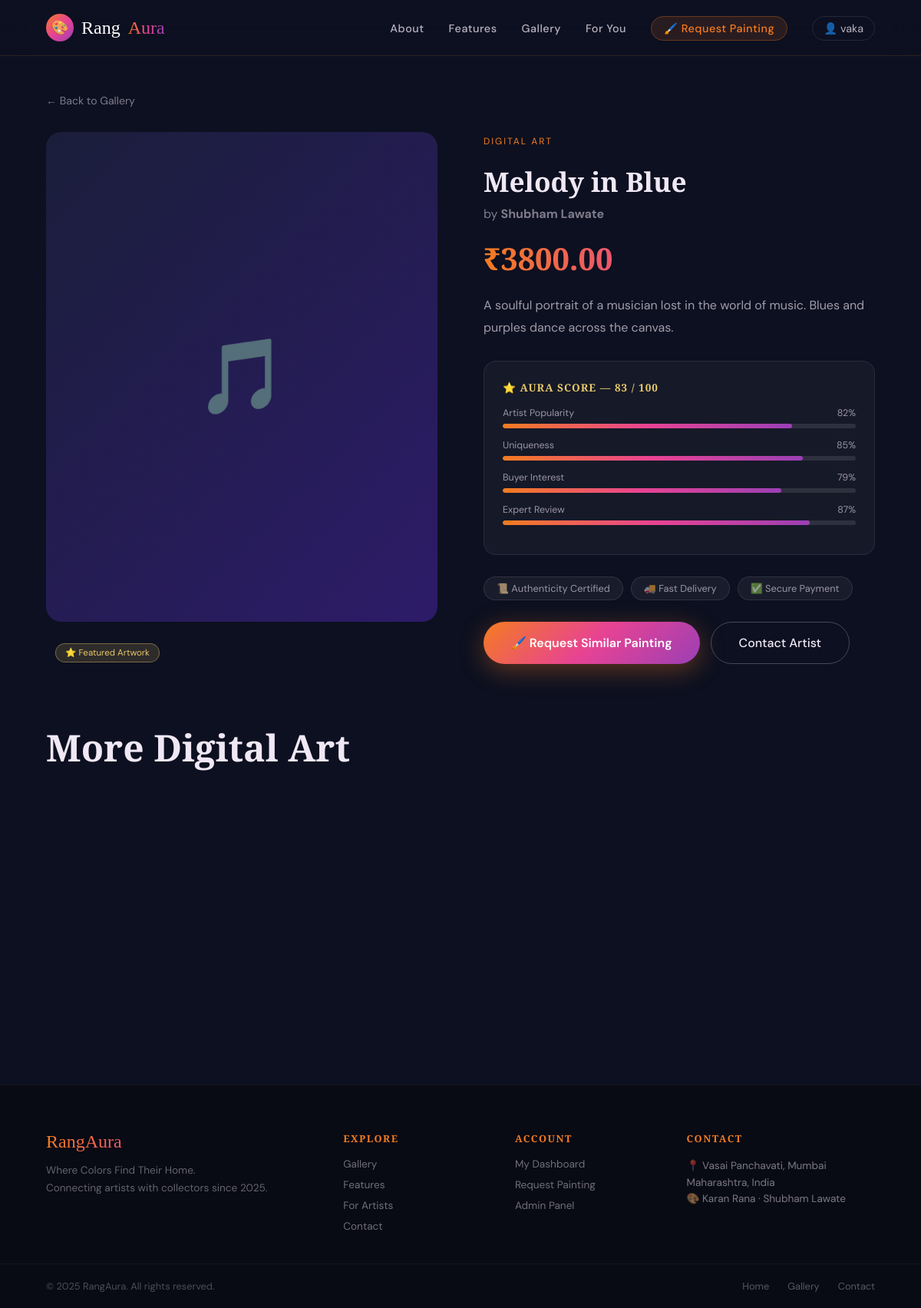
/gallery/2/ (signed in), run on the app's committed database.
### core/models.py (models this page shows, shortened)
class Painting(models.Model):
    STYLE_CHOICES = [
        ('fantasy', 'Fantasy Art'),
        ('digital', 'Digital Art'),
        ('modern', 'Modern Art'),
        ('abstract', 'Abstract'),
        ('portrait', 'Portrait'),
        ('landscape', 'Landscape'),
    ]
    title = models.CharField(max_length=150)
    artist_name = models.CharField(max_length=100)
    style = models.CharField(max_length=30, choices=STYLE_CHOICES, default='digital')
    description = models.TextField(blank=True)
    price = models.DecimalField(max_digits=10, decimal_places=2)
    image = models.ImageField(upload_to='paintings/', blank=True, null=True)
    emoji = models.CharField(max_length=10, default='🎨', help_text="Emoji shown when no image uploaded")
    aura_popularity = models.IntegerField(default=80, help_text="Artist popularity score (0-100)")
    aura_uniqueness = models.IntegerField(default=80, help_text="Uniqueness score (0-100)")
    aura_interest = models.IntegerField(default=80, help_text="Buyer interest score (0-100)")
    aura_expert = models.IntegerField(default=80, help_text="Expert review score (0-100)")
    is_featured = models.BooleanField(default=False)
    is_available = models.BooleanField(default=True)
    created_at = models.DateTimeField(auto_now_add=True)
    class Meta:
        ordering = ['-is_featured', '-created_at']
    @property
    def aura_total(self):
        return round((self.aura_popularity + self.aura_uniqueness +
                      self.aura_interest + self.aura_expert) / 4)
    @property
    def style_label(self):
        return dict(self.STYLE_CHOICES).get(self.style, self.style)

### core/views.py (the view)
# urls.py: path('gallery/<int:pk>/', views.painting_detail, name='painting_detail'),
def painting_detail(request, pk):
    painting = get_object_or_404(Painting, pk=pk, is_available=True)
    related = Painting.objects.filter(style=painting.style, is_available=True).exclude(pk=pk)[:4]
    context = {
        'painting': painting,
        'related': related,
    }
    return render(request, 'core/painting_detail.html', context)

### templates/core/painting_detail.html (shortened to what this page needs)
{% extends 'base.html' %}
{% load static %}
{% block content %}
<div style="padding:120px 60px 80px;max-width:1200px;margin:0 auto;">
  <a href="{% url 'gallery' %}" class="back-link">← Back to Gallery</a>
  <div class="detail-grid">
    <div class="detail-image-wrap">
      {% if painting.image %}
        <img src="{{ painting.image.url }}" alt="{{ painting.title }}" class="detail-image"/>
      {% else %}
        <div class="detail-emoji-placeholder">{{ painting.emoji }}</div>
      {% endif %}
      {% if painting.is_featured %}
        <div class="featured-badge" style="position:relative;display:inline-block;margin-top:16px;">⭐ Featured Artwork</div>
      {% endif %}
    </div>
    <div class="detail-info">
      <span class="section-tag">{{ painting.style_label }}</span>
      <h1 class="detail-title">{{ painting.title }}</h1>
      <p class="detail-artist">by <strong>{{ painting.artist_name }}</strong></p>
      <div class="detail-price">₹{{ painting.price }}</div>
      {% if painting.description %}
      <p class="detail-desc">{{ painting.description }}</p>
      {% endif %}
      <div class="aura-value-demo" style="margin:28px 0;">
        <h4>⭐ AURA SCORE — {{ painting.aura_total }} / 100</h4>
        <div class="aura-bar">
          <div class="aura-bar-label"><span>Artist Popularity</span><span>{{ painting.aura_popularity }}%</span></div>
          <div class="aura-bar-track"><div class="aura-bar-fill" style="width:{{ painting.aura_popularity }}%"></div></div>
        </div>
        <div class="aura-bar">
          <div class="aura-bar-label"><span>Uniqueness</span><span>{{ painting.aura_uniqueness }}%</span></div>
          <div class="aura-bar-track"><div class="aura-bar-fill" style="width:{{ painting.aura_uniqueness }}%"></div></div>
        </div>
        <div class="aura-bar">
          <div class="aura-bar-label"><span>Buyer Interest</span><span>{{ painting.aura_interest }}%</span></div>
          <div class="aura-bar-track"><div class="aura-bar-fill" style="width:{{ painting.aura_interest }}%"></div></div>
        </div>
        <div class="aura-bar">
          <div class="aura-bar-label"><span>Expert Review</span><span>{{ painting.aura_expert }}%</span></div>
          <div class="aura-bar-track"><div class="aura-bar-fill" style="width:{{ painting.aura_expert }}%"></div></div>
        </div>
      </div>
      <div class="detail-badges">
        <span class="d-badge">📜 Authenticity Certified</span>
        <span class="d-badge">🚚 Fast Delivery</span>
        <span class="d-badge">✅ Secure Payment</span>
      </div>
      <div class="detail-actions">
        {% if user.is_authenticated %}
          <a href="{% url 'request_painting' %}" class="btn-primary">🖌️ Request Similar Painting</a>
        {% else %}
          <a href="{% url 'register' %}" class="btn-primary">Join to Purchase →</a>
        {% endif %}
        <a href="{% url 'home' %}#contact" class="btn-secondary">Contact Artist</a>
      </div>
    </div>
  </div>
  {% if related %}
  <div style="margin-top:80px;">
    <h2 class="section-title" style="margin-bottom:32px;">More {{ painting.style_label }}</h2>
    <div class="related-grid">
    </div>
  </div>
  {% endif %}
</div>
{% endblock %}

### templates/base.html (shortened to what this page needs)
{% load static %}
<!DOCTYPE html>
<html lang="en">
<head>
<link rel="stylesheet" href="{% static 'css/style.css' %}"/>
</head>
<body>
<nav id="main-nav">
  <a href="{% url 'home' %}" class="nav-logo">
    <div class="brush-icon">🎨</div>
    <span class="rang">Rang</span><span class="aura">Aura</span>
  </a>
  <ul id="navMenu">
    <li><a href="{% url 'home' %}#about">About</a></li>
    <li><a href="{% url 'home' %}#features">Features</a></li>
    <li><a href="{% url 'gallery' %}">Gallery</a></li>
    <li><a href="{% url 'home' %}#audience">For You</a></li>
    {% if user.is_authenticated %}
      <li><a href="{% url 'request_painting' %}" class="nav-highlight">🖌️ Request Painting</a></li>
      <li class="nav-user-menu">
        <span class="nav-username">👤 {{ user.username }}</span>
      </li>
    {% else %}
      <li><a href="{% url 'login' %}">Login</a></li>
      <li><a href="{% url 'register' %}" class="nav-cta">Get Started</a></li>
    {% endif %}
  </ul>
</nav>
{% block content %}{% endblock %}
<footer>
  <div class="footer-top">
    <div class="footer-brand">
      <span class="footer-logo">RangAura</span>
      <p>Where Colors Find Their Home.<br/>Connecting artists with collectors since 2025.</p>
    </div>
    <div class="footer-links-group">
      <h4>Explore</h4>
      <a href="{% url 'gallery' %}">Gallery</a>
      <a href="{% url 'home' %}#features">Features</a>
      <a href="{% url 'home' %}#audience">For Artists</a>
      <a href="{% url 'home' %}#contact">Contact</a>
    </div>
    <div class="footer-links-group">
      <h4>Account</h4>
      {% if user.is_authenticated %}
        <a href="{% url 'dashboard' %}">My Dashboard</a>
        <a href="{% url 'request_painting' %}">Request Painting</a>
      {% else %}
        <a href="{% url 'register' %}">Register</a>
        <a href="{% url 'login' %}">Login</a>
      {% endif %}
      <a href="/admin/">Admin Panel</a>
    </div>
    <div class="footer-links-group">
      <h4>Contact</h4>
      <p style="color:rgba(240,232,245,0.5);font-size:0.85rem;line-height:1.6;">
        📍 Vasai Panchavati, Mumbai<br/>
        Maharashtra, India<br/>
        🎨 Karan Rana · Shubham Lawate
      </p>
    </div>
  </div>
  <div class="footer-bottom">
    <p>© 2025 RangAura. All rights reserved.</p>
    <div class="footer-links">
      <a href="{% url 'home' %}">Home</a>
      <a href="{% url 'gallery' %}">Gallery</a>
      <a href="{% url 'home' %}#contact">Contact</a>
    </div>
  </div>
</footer>
</body>
</html>

### data on the page
Painting: emoji "🎵", style_label "DIGITAL ART", title "Melody in Blue", artist_name "Shubham Lawate", price "3800.00", description "A soulful portrait of a musician lost in the world of music. Blues and purples dance across the canvas.", aura_total "83", aura_popularity "82", aura_uniqueness "85", aura_interest "79", aura_expert "87", style_label "Digital Art"

### other printed values
{{ user.username }} "vaka"
